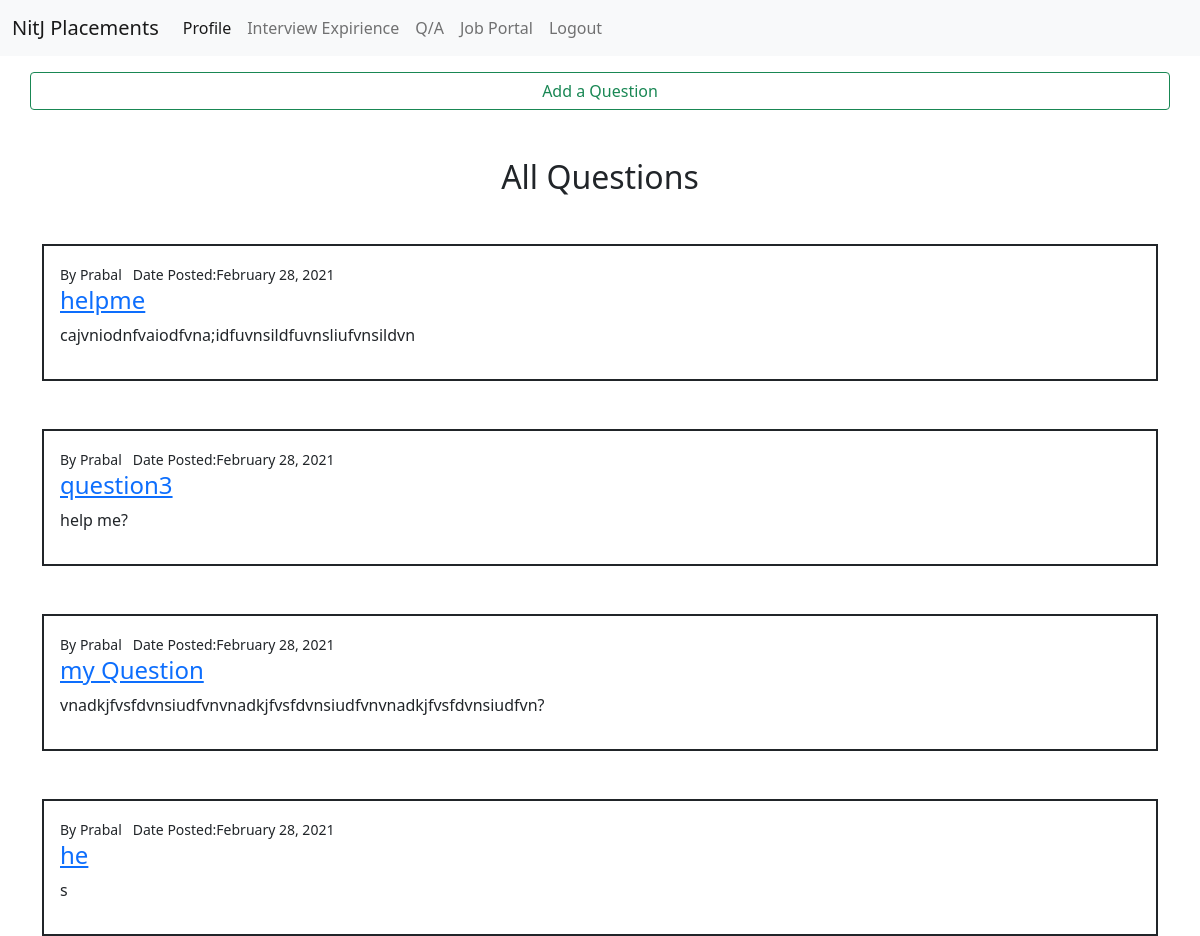
Before: /qa/ with the older database file.
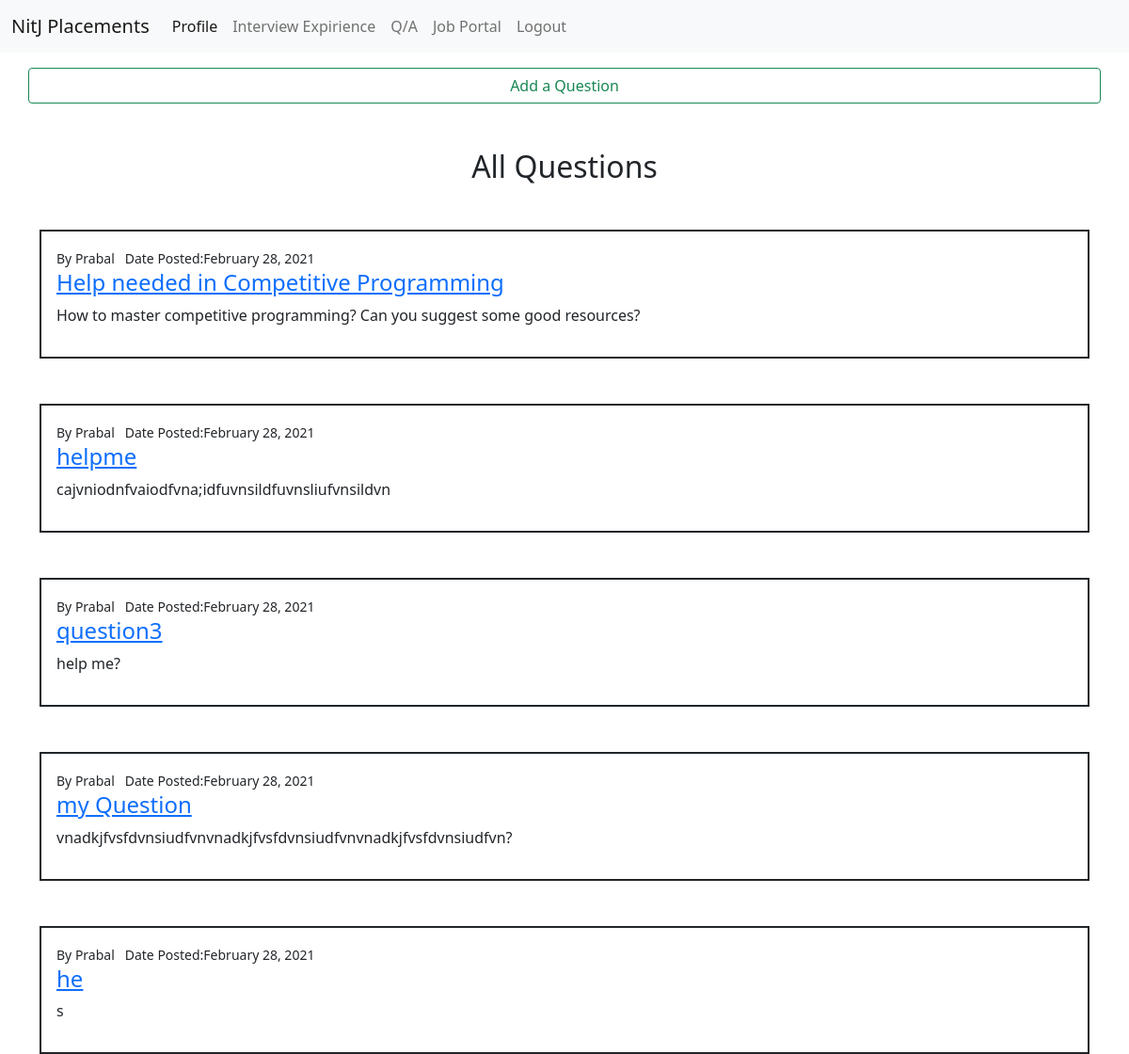
After: the same page with the newer database file.
### qAndA/models.py (models this page shows, shortened)
class Question(models.Model):
    author = models.ForeignKey(user_model.Student, null=False, on_delete=models.CASCADE)
    title = models.CharField(max_length=200, null=False)
    body = models.TextField(null=False)
    created_at = models.DateTimeField(auto_now_add=True)
    updated_at = models.DateTimeField(auto_now=True)

### users/models.py (models this page shows, shortened)
class Student(models.Model):
    user = models.OneToOneField(User, on_delete=models.CASCADE)
    firstName = models.CharField(max_length=256)
    lastName = models.CharField(max_length=256)
    email = models.EmailField()
    ph_no = models.CharField(max_length=10)

### qAndA/views.py (the view)
# urls.py: path('', views.homePage, name='qAindex'),
def homePage(request):
    questions = Question.objects.all().order_by('-created_at')
    context = {
        'questions': questions
    }
    return render(request, 'qAndA/homepage.html', context)

### templates/qAndA/homepage.html
{% extends "users/baseAuth.html"%}
{% load static %}
{% load crispy_forms_tags %}
{% block headBlock %}
<link rel="stylesheet" href="{% static 'users/index.css' %}">
{% endblock %}
{% block bodyBlock %}
<div class = "container mt-3">
  <div class="row justify-content-center">
      <a class="btn btn-outline-success" href="{% url 'new-question'%}">
        Add a Question
      </a>
  </div>
</div>
<h2 class = "text-center justify-content-center mt-5">All Questions</h2>
<div class="container">
{% for question in questions %}
  <div class="question-list-item border border-2 border-dark mt-5 p-3">
      <small class="question-list-item-author">
            By {{question.author.firstName}}  &nbsp; Date Posted:{{ question.created_at|date:"F d, Y"}}
      </small>
      <a href="{% url 'questionPage' question.id %}">
      <h4 class="question-list-item-title">
        {{question.title}}
      </h4>
    </a>
      <p>
        {{ question.body }}
      </p>
</div>
{% endfor %}
</div>
{% endblock bodyBlock %}

Changed rows visible on the page:
added Question: author.firstName "Prabal", created_at "February 28, 2021", title "Help needed in Competitive Programming", body "How to master competitive programming? Can you suggest some good resources?"
